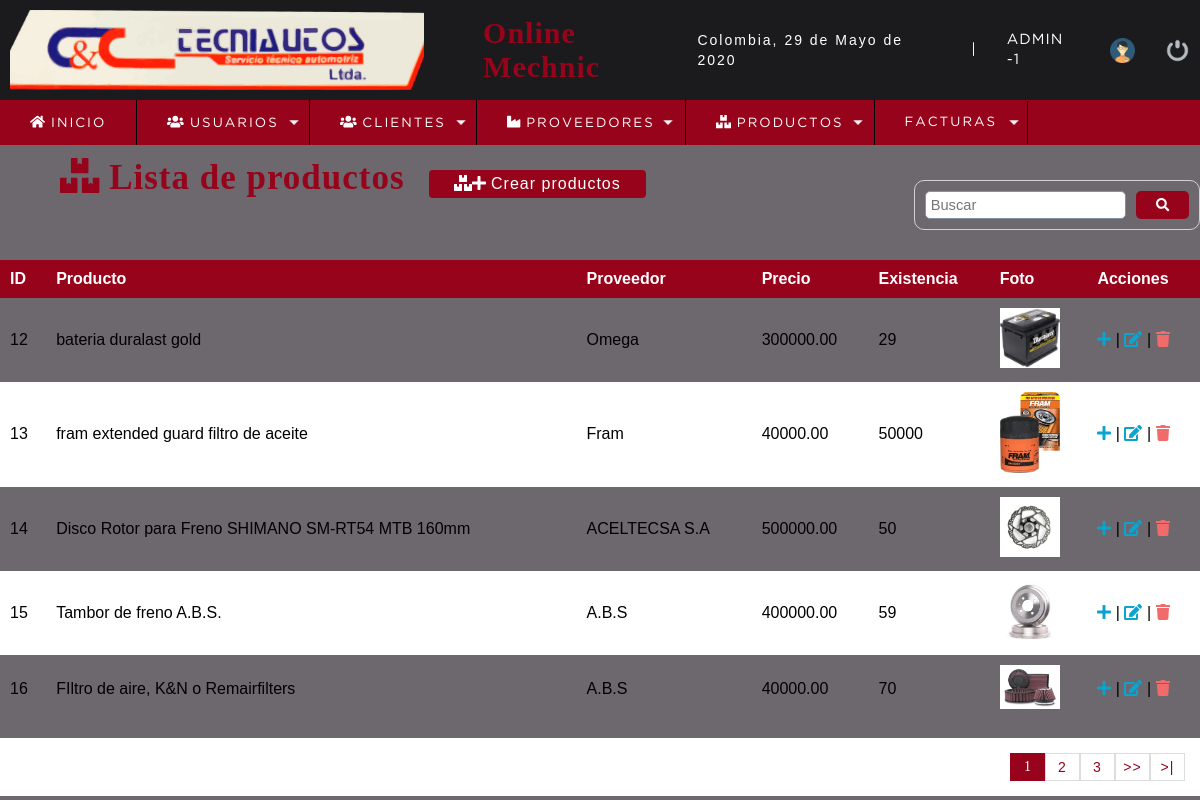
/sistema/lista_productos.php (signed in), run on the app's committed database.
### tables this page shows
CREATE TABLE `producto` (
  `codproducto` int(11) NOT NULL,
  `descripcion` varchar(100) DEFAULT NULL,
  `proveedor` int(11) DEFAULT NULL,
  `precio` decimal(10,2) DEFAULT NULL,
  `existencia` int(11) DEFAULT NULL,
  `date_add` datetime NOT NULL DEFAULT current_timestamp(),
  `usuario_id` int(11) NOT NULL,
  `estatus` int(11) NOT NULL DEFAULT 1,
  `foto` text DEFAULT NULL
);

CREATE TABLE `proveedor` (
  `codproveedor` int(11) NOT NULL,
  `proveedor` varchar(100) DEFAULT NULL,
  `contacto` varchar(100) DEFAULT NULL,
  `telefono` bigint(11) DEFAULT NULL,
  `direccion` text DEFAULT NULL,
  `date_add` datetime NOT NULL DEFAULT current_timestamp(),
  `usuario_id` int(11) NOT NULL,
  `estatus` int(11) NOT NULL DEFAULT 1
);

### sistema/lista_productos.php (the view, shortened to what this page needs)
<?php
	include "../conexion.php";
 ?>
<!DOCTYPE html>
<html lang="en">
<head>
	<?php include "includes/scripts.php"; ?>
</head>
<body>
	<?php include "includes/header.php"; ?>
	<section id="container">
		<h1><i class="fas fa-boxes"></i> Lista de productos</h1>
		<a href="registro_proveedor.php" class="btn_new"><i class="fas fa-boxes"></i><i class="fas fa-plus"></i> Crear productos</a>
		<form action="buscar_producto.php" method="get" class="form_search">
			<input type="text" name="busqueda" id="busqueda" placeholder="Buscar">
			<button type="submit" class="btn_search"><i class="fas fa-search"></i></button>
		</form>
		<table>
			<tr>
                <th>ID</th>
                <th>Producto</th>
				<th>Proveedor</th>
				<th>Precio</th>
				<th>Existencia</th>
				<th>Foto</th>
				<?php
						if ($_SESSION['rol']==1||$_SESSION['rol']==2) {
							?>
				<th>Acciones</th>
				<?php
						}
					 ?>
			</tr>
		<?php
			$sql_registe = mysqli_query($conection,"SELECT COUNT(*) as total_registro FROM producto WHERE estatus = 1 ");
			$result_register = mysqli_fetch_array($sql_registe);
			$total_registro = $result_register['total_registro'];
			$por_pagina = 5;
			if(empty($_GET['pagina']))
			{
				$pagina = 1;
			}else{
				$pagina = $_GET['pagina'];
			}
			$desde = ($pagina-1) * $por_pagina;
			$total_paginas = ceil($total_registro / $por_pagina);
			$query = mysqli_query($conection,"SELECT p.codproducto,p.proveedor,p.descripcion,p.precio, p.existencia, pr.proveedor, p.foto
											  FROM producto p
											  INNER JOIN proveedor pr
											  ON p.proveedor = pr.codproveedor
											  WHERE p.estatus = 1 ORDER BY p.codproducto ASC LIMIT $desde,$por_pagina
											");
			$result = mysqli_num_rows($query);
			if($result > 0){
				while ($data = mysqli_fetch_array($query)) {
						if($data['foto']!='img_producto.png'){
							$foto = 'img/uploads/'.$data['foto'];
						}else{
							$foto = 'img/uploads/'.$data['foto'];
						}
			?>
				<tr class="row<?php echo $data['codproducto'];?>">
                    <td><?php echo $data["codproducto"]; ?></td>
                    <td><?php echo $data["descripcion"]; ?></td>
                    <td><?php echo $data["proveedor"]; ?></td>
					<td class="row<?php echo $data['celPrecio'];?>"><?php echo $data["precio"]; ?></td>
					<td class="row<?php echo $data['celExistencia'];?>"><?php echo $data["existencia"]; ?></td>
					<td><img class="img_producto" src="<?php echo $foto; ?>" alt="<?php echo $data['descripcion']; ?>"></td>
					<?php
						if ($_SESSION['rol']==1||$_SESSION['rol']==2) {
							?>
					<td>
						<a class="link_edit add_product" href="#" product="<?php echo $data["codproducto"]; ?>"><i class="fas fa-plus"></i></a>
						|
						<a class="link_edit" href="editar_producto.php?id=<?php echo $data["codproducto"]; ?>"><i class="fas fa-edit"></i></a>
						|
						<a class="link_delete" href="eliminar_confirmar_producto.php?id=<?php echo $data["codproducto"]; ?>"><i class="fas fa-trash"></i></a>
						<?php
						}
					 }
					 ?>
					</td>
				</tr>
		<?php
				}
		 ?>
		</table>
		<div class="paginador">
			<ul>
			<?php
				for ($i=1; $i <= $total_paginas; $i++) {
					if($i == $pagina)
					{
						echo '<li class="pageSelected">'.$i.'</li>';
					}else{
						echo '<li><a href="?pagina='.$i.'">'.$i.'</a></li>';
					}
				}
				if($pagina != $total_paginas)
				{
			 ?>
				<li><a href="?pagina=<?php echo $pagina + 1; ?>">>></a></li>
				<li><a href="?pagina=<?php echo $total_paginas; ?> ">>|</a></li>
			<?php } ?>
			</ul>
		</div>
	</section>
</body>
</html>

### sistema/css/style.css (style rules this page uses)
* { margin: 0; padding: 0; box-sizing: border-box; }
body { background: #6d676E; display: block; height: 100%; }
h1, h2, h3, h4, h5, h6 { font-family: 'arial'; font-weight: bold; letter-spacing: 1px; }
h1 { font-size: 26px; }
a { text-decoration: none; font-family: arial; letter-spacing: 1px; }
#container { display: block; padding-top: 150px; }
form { background: #FFF; margin: auto; padding: 20px 50px; border: 1px solid #d1d1d1; margin-top: 30px; }
input, select { display: block; width: 100%; font-size: 11pt; padding: 5px; border: 1px solid #85929e; border-radius: 5px; }
#container h1 { font-size: 35px; display: inline-block; }
.btn_new { display: inline-block; background: #96031A; color: #FFF; padding: 5px 25px; border-radius: 4px; margin: 20px; }
table { border-collapse: collapse; font-size: 12pt; font-family: 'arial'; width: 100%; }
table th { text-align: left; padding: 10px; background: #96031A; color: #FFF; }
table tr:nth-child(odd) { background: #FFF; }
table td { padding: 10px; }
.link_edit { color: #0ca4ce; }
.link_delete { color: #f26b6b; }
.paginador ul { padding: 15px; list-style: none; background: #FFF; margin-top: 15px; display: -webkit-flex; display: -moz-flex; display: -ms-flex; display: -o-flex; display: flex; justify-content: flex-end; }
.paginador a, .pageSelected { color: #96031A; border: 1px solid #ddd; padding: 5px; display: inline-block; font-size: 14px; text-align: center; width: 35px; }
.pageSelected { color: #FFF; background: #96031A; border: 1px solid #96031A; }
.form_search { display: -webkit-flex; display: -moz-flex; display: -ms-flex; display: -o-flex; display: flex; float: right; background: initial; padding: 10px; border-radius: 10px; margin: 30px auto; }
.form_search .btn_search { background: #96031A; color: #FFF; padding: 0 20px; border: 0; cursor: pointer; margin-left: 10px; border-radius: 5px; }
h1 { color: #96031A; font-family: Candara; margin-left: 5%; font-size: 30px; text-decoration: none; }
.img_producto { width: 60px; height: auto; margin: auto; }

### data on the page
producto: codproducto "12", descripcion "bateria duralast gold", proveedor.proveedor "Omega", precio "300000.00", existencia "29", foto (picture)
producto: codproducto "13", descripcion "fram extended guard filtro de aceite", proveedor.proveedor "Fram", precio "40000.00", existencia "50000", foto (picture)
producto: codproducto "14", descripcion "Disco Rotor para Freno SHIMANO SM-RT54 MTB 160mm", proveedor.proveedor "ACELTECSA S.A", precio "500000.00", existencia "50", foto (picture)
producto: codproducto "15", descripcion "Tambor de freno A.B.S.", proveedor.proveedor "A.B.S", precio "400000.00", existencia "59", foto (picture)
producto: codproducto "16", descripcion "FIltro de aire, K&N o Remairfilters", proveedor.proveedor "A.B.S", precio "40000.00", existencia "70", foto (picture)

### other printed values
fechaC() "29 de Mayo de 2020"
$_SESSION['user'] "ADMIN"
$_SESSION['rol'] "1"
